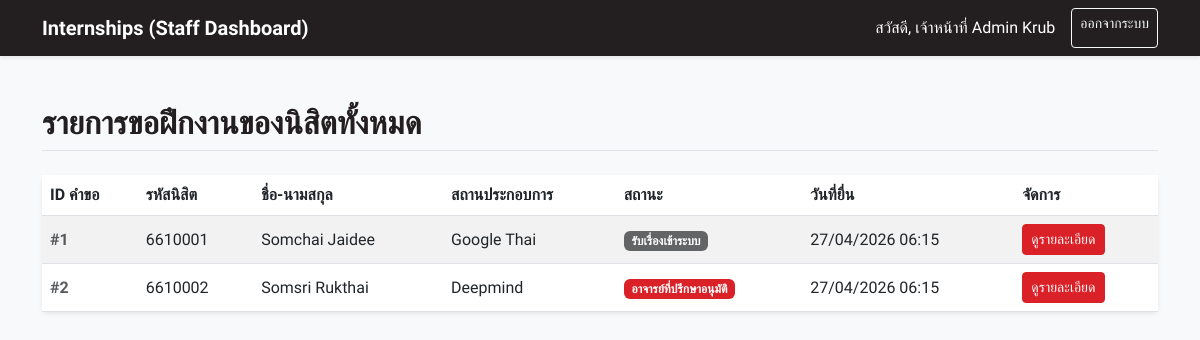
The page /staff_dashboard.php (signed in) on the database its author committed.
### tables this page shows
CREATE TABLE `internship_requests` (
  `id` int(11) NOT NULL AUTO_INCREMENT,
  `student_id` int(11) NOT NULL,
  `program_type` varchar(50) NOT NULL,
  `major` varchar(100) NOT NULL,
  `student_phone` varchar(20) NOT NULL,
  `student_email` varchar(100) NOT NULL,
  `internship_type` enum('course','experience') NOT NULL,
  `course_code` varchar(20) DEFAULT NULL,
  `course_name` varchar(100) DEFAULT NULL,
  `location_type` enum('domestic','international') NOT NULL,
  `country` varchar(100) DEFAULT NULL,
  `doc_language` enum('thai','english') NOT NULL,
  `doc_type` enum('consideration','consideration_and_referral') NOT NULL,
  `company_name` varchar(255) NOT NULL,
  `position` varchar(255) NOT NULL,
  `coordinator_name` varchar(100) NOT NULL,
  `agency_phone` varchar(20) NOT NULL,
  `agency_email` varchar(100) NOT NULL,
  `start_date` date NOT NULL,
  `end_date` date NOT NULL,
  `semester` varchar(10) NOT NULL,
  `academic_year` varchar(10) NOT NULL,
  `attempt_number` int(11) NOT NULL DEFAULT 1,
  `previous_agency` varchar(255) DEFAULT NULL,
  `reason_for_change` text DEFAULT NULL,
  `status` int(11) NOT NULL DEFAULT 1 COMMENT '1: Received, 2: Advisor Approved, 3: Letter Issued, 4: Finished, 9: Canceled',
  `created_at` timestamp NOT NULL DEFAULT CURRENT_TIMESTAMP,
  PRIMARY KEY (`id`),
  FOREIGN KEY (`student_id`) REFERENCES `users`(`id`) ON DELETE CASCADE
);

CREATE TABLE `users` (
  `id` int(11) NOT NULL AUTO_INCREMENT,
  `username` varchar(50) NOT NULL UNIQUE,
  `password` varchar(255) NOT NULL,
  `role` enum('student','staff','teacher') NOT NULL,
  `first_name` varchar(100) NOT NULL,
  `last_name` varchar(100) NOT NULL,
  `title` varchar(50) DEFAULT NULL,
  `year_level` int(11) DEFAULT NULL,
  `profile_image` varchar(255) DEFAULT NULL,
  `education` text DEFAULT NULL,
  PRIMARY KEY (`id`)
);

### staff_dashboard.php (the view, shortened to what this page needs)
<?php
include 'config.php';
$sql = "SELECT ir.*, u.first_name, u.last_name, u.username as student_id_code
        FROM internship_requests ir
        JOIN users u ON ir.student_id = u.id
        ORDER BY ir.created_at DESC";
$result = $conn->query($sql);
?>
<!DOCTYPE html>
<html lang="th">
<head>
    <link href="https://cdn.jsdelivr.net/npm/bootstrap@5.3.0/dist/css/bootstrap.min.css" rel="stylesheet">
    <link rel="stylesheet" href="swu-theme.css">
</head>
<body>
<nav class="navbar navbar-expand-lg navbar-dark bg-dark shadow-sm">
  <div class="container">
    <a class="navbar-brand fw-bold" href="#">Internships (Staff Dashboard)</a>
    <div class="d-flex">
        <span class="navbar-text text-white me-3">สวัสดี, เจ้าหน้าที่ <?= $_SESSION['name'] ?></span>
        <a href="logout.php" class="btn btn-outline-light btn-sm">ออกจากระบบ</a>
    </div>
  </div>
</nav>
<div class="container mt-5">
    <h2 class="mb-4 text-dark fw-bold border-bottom pb-2">รายการขอฝึกงานของนิสิตทั้งหมด</h2>
    <div class="card shadow-sm border-0">
        <div class="card-body p-0">
            <div class="table-responsive">
                <table class="table table-hover table-striped mb-0 align-middle">
                    <thead class="bg-light">
                        <tr>
                            <th>ID คำขอ</th>
                            <th>รหัสนิสิต</th>
                            <th>ชื่อ-นามสกุล</th>
                            <th>สถานประกอบการ</th>
                            <th>สถานะ</th>
                            <th>วันที่ยื่น</th>
                            <th>จัดการ</th>
                        </tr>
                    </thead>
                    <tbody>
                        <?php if($result->num_rows > 0): ?>
                            <?php while($row = $result->fetch_assoc()): ?>
                                <tr>
                                    <td class="fw-bold text-muted">#<?= $row['id'] ?></td>
                                    <td><?= htmlspecialchars($row['student_id_code']) ?></td>
                                    <td><?= htmlspecialchars($row['first_name'] . ' ' . $row['last_name']) ?></td>
                                    <td><?= htmlspecialchars($row['company_name']) ?></td>
                                    <td><?= getStatusLabel($row['status']) ?></td>
                                    <td><?= date('d/m/Y H:i', strtotime($row['created_at'])) ?></td>
                                    <td>
                                        <a href="staff_view.php?id=<?= $row['id'] ?>" class="btn btn-sm btn-primary">ดูรายละเอียด</a>
                                    </td>
                                </tr>
                            <?php endwhile; ?>
                        <?php else: ?>
                            <tr>
                                <td colspan="7" class="text-center py-4 text-muted">ยังไม่มีรายการคำขอ</td>
                            </tr>
                        <?php endif; ?>
                    </tbody>
                </table>
            </div>
        </div>
    </div>
</div>
</body>
</html>

### config.php (shortened to what this page needs)
<?php
function getStatusLabel($status_code) {
    switch ($status_code) {
        case 1: return '<span class="badge bg-secondary">รับเรื่องเข้าระบบ</span>';
        case 2: return '<span class="badge bg-primary">อาจารย์ที่ปรึกษาอนุมัติ</span>';
    }
}
?>

### swu-theme.css (style rules this page uses)
:root { --swu-red: #DA2128; --swu-red-hover: #b01820; --swu-grey: #636466; --swu-dark: #231F20; --bs-primary: #DA2128; --bs-primary-rgb: 218, 33, 40; --bs-secondary: #636466; --bs-secondary-rgb: 99, 100, 102; --bs-dark: #231F20; --bs-dark-rgb: 35, 31, 32; --bs-link-color: #DA2128; --bs-link-hover-color: #b01820; }
.btn-primary { --bs-btn-bg: var(--swu-red); --bs-btn-border-color: var(--swu-red); --bs-btn-hover-bg: var(--swu-red-hover); --bs-btn-hover-border-color: var(--swu-red-hover); --bs-btn-focus-shadow-rgb: 218, 33, 40; --bs-btn-active-bg: var(--swu-red-hover); --bs-btn-active-border-color: var(--swu-red-hover); }
.bg-primary { background-color: var(--swu-red) !important; }
.bg-secondary { background-color: var(--swu-grey) !important; }
.bg-dark { background-color: var(--swu-dark) !important; }

### staff_dashboard.php (style rules this page uses)
body { font-family: 'Kanit', sans-serif; background-color: #f8f9fa; }

### rows shown on the page
internship_requests: id "1", student.username "6610001", student.last_name "Somchai Jaidee", company_name "Google Thai", status "รับเรื่องเข้าระบบ", created_at "27/04/2026 06:15"
internship_requests: id "2", student.username "6610002", student.last_name "Somsri Rukthai", company_name "Deepmind", status "อาจารย์ที่ปรึกษาอนุมัติ", created_at "27/04/2026 06:15"

### other values the page prints
$_SESSION['name'] "Admin Krub"
